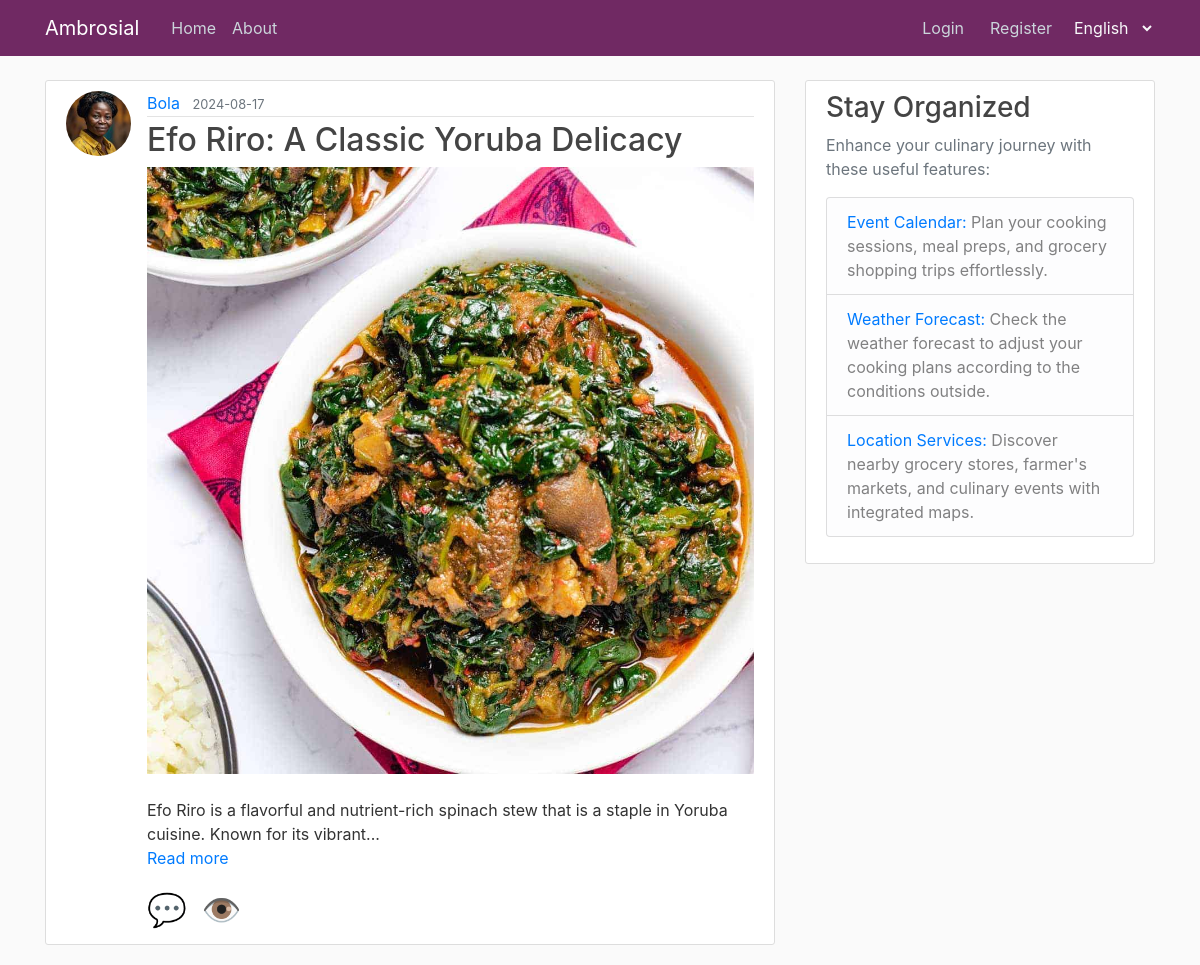
The app's page /post/17 with its own data.
### flask_ambrosial/models.py (models this page shows, shortened)
class User(db.Model, UserMixin):
    id = db.Column(db.Integer, primary_key=True)
    username = db.Column(db.String(20), unique=True, nullable=False)
    email = db.Column(db.String(120), unique=True, nullable=False)
    image_file = db.Column(
        db.String(20), nullable=False, default='default.jpg'
    )
    password = db.Column(db.String(60), nullable=False)
    posts = db.relationship('Post', backref='author', lazy=True)
    comments = db.relationship('Comment', backref='author', lazy=True)

class Post(db.Model):
    id = db.Column(db.Integer, primary_key=True)
    title = db.Column(db.String(100), nullable=False)
    date_posted = db.Column(
        db.DateTime, nullable=False, default=datetime.now(timezone.utc)
    )
    content = db.Column(db.Text, nullable=False)
    user_id = db.Column(
        db.Integer, db.ForeignKey('user.id', name='fk_post_user_id'),
        nullable=False
    )
    image_filename = db.Column(db.String(100), nullable=False)
    comments = db.relationship('Comment', backref='post', lazy=True)

### flask_ambrosial/posts/routes.py (the view, shortened to what this page needs)
@posts.route("/post/<int:post_id>", methods=['GET', 'POST'], endpoint='post')
def post(post_id):
    post = Post.query.get_or_404(post_id)
    comment_form = CommentForm()
    reply_form = ReplyForm()
    return render_template(
        'post.html', title=post.title, post=post,
        comment_form=comment_form, reply_form=reply_form
    )

### flask_ambrosial/posts/forms.py
class CommentForm(FlaskForm):
    content = TextAreaField('Content', validators=[DataRequired()])
    submit = SubmitField('Comment')

class ReplyForm(FlaskForm):
    content = TextAreaField('Content', validators=[DataRequired()])
    submit = SubmitField('Reply')

### flask_ambrosial/__init__.py (called while the page is built)
def get_locale():
    if 'lang' in request.args:
        lang = request.args.get('lang')
        if lang in current_app.config['LANGUAGES']:
            session['lang'] = lang
            return lang
    return session.get(
        'lang',
        request.accept_languages.best_match(current_app.config['LANGUAGES'])
    )

### flask_ambrosial/templates/post.html (shortened to what this page needs)
{% extends "layout.html" %}
{% block content %}
    <article class="media content-section">
        <img class="rounded-circle article-img" src="{{ url_for('static', filename='profile_pics/' + post.author.image_file) }}">
        <div class="media-body">
            <div class="article-metadata">
                <a class="mr-2" href="{{ url_for('users.user_posts', username=post.author.username) }}">{{ post.author.username }}</a>
                <small class="text-muted">{{ post.date_posted.strftime('%Y-%m-%d') }}</small>
            </div>
            <h2><a class="article-title" href="{{ url_for('posts.post', post_id=post.id) }}">{{ post.title }}</a></h2>
            {% if post.image_filename %}
                <img src="{{ url_for('static', filename='post_pics/' + post.image_filename) }}" alt="{{ post.title }}" style="max-width: 100%; height: auto; border: none;">
            {% endif %}
            <p class="article-content">
                {{ post.content.split(' ')[:20] | join(' ') }}...
                <a href="#" class="read-more" data-full-content="{{ post.content }}">{{ _('Read more') }}</a>
            </p>
            <div class="comment-icons">
                <span class="icon add-comment-icon">💬</span>
                <span class="icon view-comments-icon">👁️</span>
            </div>
        </div>
    </article>
{% endblock content %}

### flask_ambrosial/static/main.css (style rules this page uses)
body { background: #fafafa; color: #333333; margin-top: 5rem; }
h1, h2, h3, h4, h5, h6 { color: #444444; }
.content-section { background: #ffffff; padding: 10px 20px; border: 1px solid #dddddd; border-radius: 3px; margin-bottom: 20px; }
.article-title { color: #444444; }
.article-content { white-space: pre-line; }
.article-img { height: 65px; width: 65px; margin-right: 16px; }
.article-metadata { padding-bottom: 1px; margin-bottom: 4px; border-bottom: 1px solid #e3e3e3; }
.icon { font-size: 32px; cursor: pointer; margin-right: 10px; }

### records on screen
User: image_file (picture), author.username "Bola"
Post: date_posted "2024-08-17", title "Efo Riro: A Classic Yoruba Delicacy", image_filename (picture), content.split "Efo Riro is a flavorful and nutrient-rich spinach stew that is a staple in Yoruba cuisine. Known for its vibrant"
